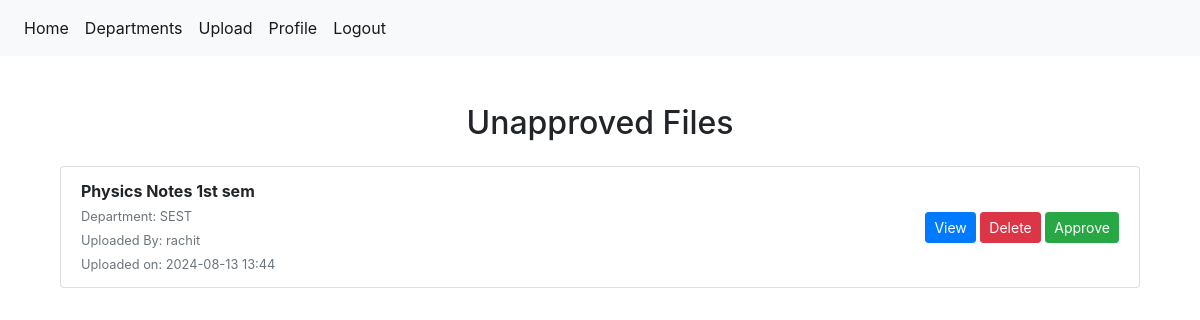
Before: /approve_requests/ (signed in) with the older database file.
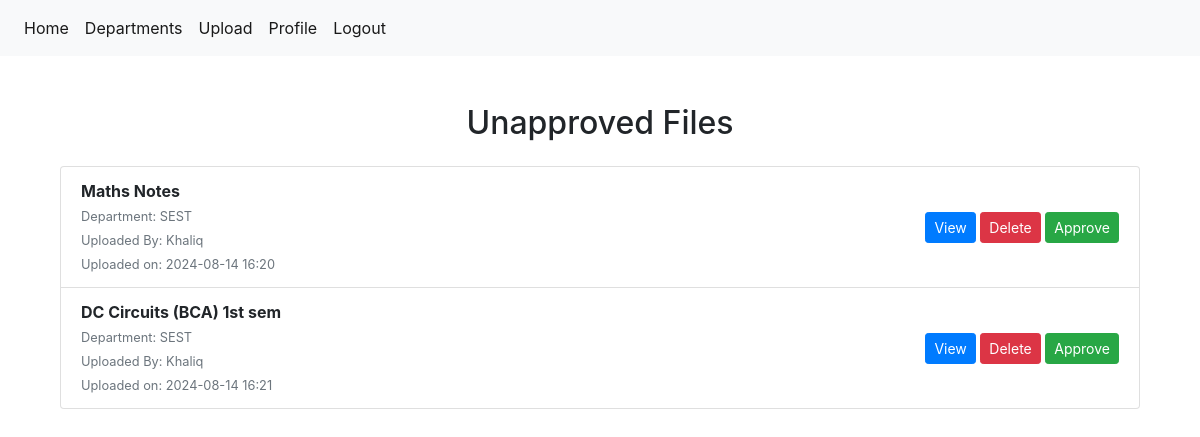
After: the same page with the newer database file.
### library/models.py (models this page shows, shortened)
class File(models.Model):
        file_name = models.CharField(max_length=255)
        file_department = models.CharField(max_length=255)
        file_path = models.FileField(upload_to='uploads/')
        file_status = models.BooleanField(default=False)
        uploaded_by = models.ForeignKey(User, on_delete=models.SET_NULL, null=True, blank=True)
        uploaded_at = models.DateTimeField(auto_now_add=True)

### library/views.py (the view)
# urls.py: path("approve_requests/", views.file_approve_requests, name='library_approve_requests'),
@login_required
def file_approve_requests(request):
    user = request.user
    if not user.is_staff:
        messages.info(request, "You do not have access!")
        return redirect('library_home')
    unapproved_files = File.objects.filter(file_status=False)
    return render(request, 'library/requests.html', {'unapproved_files': unapproved_files})

### library/templates/library/requests.html (shortened to what this page needs)
{% extends "library/base.html" %}
{% block content %}
<div class="container my-5">
    <h2 class="text-center mb-4">Unapproved Files</h2>
    {% if unapproved_files %}
        <ul class="list-group">
            {% for file in unapproved_files %}
                <li class="list-group-item d-flex justify-content-between align-items-center">
                    <div>
                        <strong>{{ file.file_name }}</strong><br>
                        <small class="text-muted">Department: {{ file.file_department }}</small><br>
                        <small class="text-muted">Uploaded By: {{ file.uploaded_by }}</small><br>
                        <small class="text-muted">Uploaded on: {{ file.uploaded_at|date:"Y-m-d H:i" }}</small>
                    </div>
                    <div>
                        <a href="{{ file.file_path.url }}" class="btn btn-primary btn-sm me-2">View</a>
                        <a href="{% url 'library_delete_file' file.id %}" class="btn btn-danger btn-sm me-2">Delete</a>
                        <a href="{% url 'library_approve_file' file.id %}" class="btn btn-success btn-sm">Approve</a>
                    </div>
                </li>
            {% endfor %}
        </ul>
    {% else %}
        <p class="text-center">No unapproved files available.</p>
    {% endif %}
</div>
{% endblock %}

Changed rows visible on the page:
removed File: file_name "Physics Notes 1st sem", file_department "SEST", uploaded_by "rachit", uploaded_at "2024-08-13 13:44"
added File: file_name "Maths Notes", file_department "SEST", uploaded_by "Khaliq", uploaded_at "2024-08-14 16:20"
added File: file_name "DC Circuits (BCA) 1st sem", file_department "SEST", uploaded_by "Khaliq", uploaded_at "2024-08-14 16:21"
